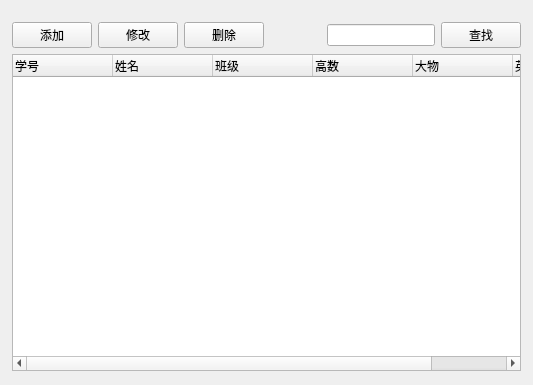
<?xml version="1.0" encoding="UTF-8"?>
<ui version="4.0">
 <class>Widget</class>
 <widget class="QWidget" name="Widget">
  <property name="geometry">
   <rect>
    <x>0</x>
    <y>0</y>
    <width>533</width>
    <height>385</height>
   </rect>
  </property>
  <property name="windowTitle">
   <string>Widget</string>
  </property>
  <widget class="QWidget" name="">
   <property name="geometry">
    <rect>
     <x>1</x>
     <y>11</y>
     <width>531</width>
     <height>371</height>
    </rect>
   </property>
   <layout class="QVBoxLayout" name="verticalLayout">
    <item>
     <layout class="QHBoxLayout" name="horizontalLayout_2">
      <item>
       <widget class="QPushButton" name="pushButton">
        <property name="text">
         <string>添加</string>
        </property>
       </widget>
      </item>
      <item>
       <widget class="QPushButton" name="pushButton_4">
        <property name="text">
         <string>修改</string>
        </property>
       </widget>
      </item>
      <item>
       <widget class="QPushButton" name="pushButton_2">
        <property name="text">
         <string>删除</string>
        </property>
       </widget>
      </item>
      <item>
       <spacer name="horizontalSpacer">
        <property name="orientation">
         <enum>Qt::Horizontal</enum>
        </property>
        <property name="sizeHint" stdset="0">
         <size>
          <width>40</width>
          <height>20</height>
         </size>
        </property>
       </spacer>
      </item>
      <item>
       <layout class="QHBoxLayout" name="horizontalLayout">
        <item>
         <widget class="QLineEdit" name="lineEdit"/>
        </item>
        <item>
         <widget class="QPushButton" name="pushButton_3">
          <property name="text">
           <string>查找</string>
          </property>
         </widget>
        </item>
       </layout>
      </item>
     </layout>
    </item>
    <item>
     <widget class="QTreeWidget" name="treeWidget">
      <column>
       <property name="text">
        <string>学号</string>
       </property>
      </column>
      <column>
       <property name="text">
        <string>姓名</string>
       </property>
      </column>
      <column>
       <property name="text">
        <string>班级</string>
       </property>
      </column>
      <column>
       <property name="text">
        <string>高数</string>
       </property>
      </column>
      <column>
       <property name="text">
        <string>大物</string>
       </property>
      </column>
      <column>
       <property name="text">
        <string>英语</string>
       </property>
      </column>
     </widget>
    </item>
   </layout>
  </widget>
 </widget>
 <layoutdefault spacing="6" margin="11"/>
 <resources/>
 <connections/>
</ui>
